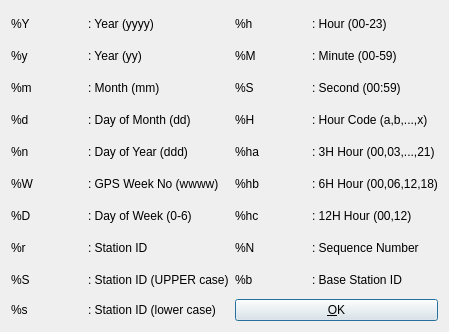
<?xml version="1.0" encoding="UTF-8"?>
<ui version="4.0">
 <class>KeyDialog</class>
 <widget class="QWidget" name="KeyDialog">
  <property name="geometry">
   <rect>
    <x>0</x>
    <y>0</y>
    <width>449</width>
    <height>332</height>
   </rect>
  </property>
  <property name="windowTitle">
   <string>Keyword Replacement in File Path</string>
  </property>
  <property name="toolTip">
   <string/>
  </property>
  <layout class="QGridLayout" name="gridLayout">
   <item row="1" column="2">
    <widget class="QLabel" name="Label9">
     <property name="toolTip">
      <string/>
     </property>
     <property name="text">
      <string>%M</string>
     </property>
    </widget>
   </item>
   <item row="1" column="3">
    <widget class="QLabel" name="Label20">
     <property name="toolTip">
      <string/>
     </property>
     <property name="text">
      <string>: Minute (00-59)</string>
     </property>
    </widget>
   </item>
   <item row="2" column="0">
    <widget class="QLabel" name="Label3">
     <property name="toolTip">
      <string/>
     </property>
     <property name="text">
      <string>%m</string>
     </property>
    </widget>
   </item>
   <item row="3" column="0">
    <widget class="QLabel" name="Label4">
     <property name="toolTip">
      <string/>
     </property>
     <property name="text">
      <string>%d</string>
     </property>
    </widget>
   </item>
   <item row="4" column="0">
    <widget class="QLabel" name="Label5">
     <property name="toolTip">
      <string/>
     </property>
     <property name="text">
      <string>%n</string>
     </property>
    </widget>
   </item>
   <item row="0" column="3">
    <widget class="QLabel" name="Label19">
     <property name="toolTip">
      <string/>
     </property>
     <property name="text">
      <string>: Hour (00-23)</string>
     </property>
    </widget>
   </item>
   <item row="4" column="1">
    <widget class="QLabel" name="Label16">
     <property name="toolTip">
      <string/>
     </property>
     <property name="text">
      <string>: Day of Year (ddd)</string>
     </property>
    </widget>
   </item>
   <item row="2" column="1">
    <widget class="QLabel" name="Label14">
     <property name="toolTip">
      <string/>
     </property>
     <property name="text">
      <string>: Month (mm)</string>
     </property>
    </widget>
   </item>
   <item row="5" column="0">
    <widget class="QLabel" name="Label6">
     <property name="toolTip">
      <string/>
     </property>
     <property name="text">
      <string>%W</string>
     </property>
    </widget>
   </item>
   <item row="5" column="1">
    <widget class="QLabel" name="Label17">
     <property name="toolTip">
      <string/>
     </property>
     <property name="text">
      <string>: GPS Week No (wwww)</string>
     </property>
    </widget>
   </item>
   <item row="0" column="1">
    <widget class="QLabel" name="Label12">
     <property name="toolTip">
      <string/>
     </property>
     <property name="text">
      <string>: Year (yyyy)</string>
     </property>
    </widget>
   </item>
   <item row="5" column="3">
    <widget class="QLabel" name="Label26">
     <property name="toolTip">
      <string/>
     </property>
     <property name="text">
      <string>: 6H Hour (00,06,12,18)</string>
     </property>
    </widget>
   </item>
   <item row="7" column="1">
    <widget class="QLabel" name="Label30">
     <property name="toolTip">
      <string/>
     </property>
     <property name="text">
      <string>: Station ID</string>
     </property>
    </widget>
   </item>
   <item row="7" column="0">
    <widget class="QLabel" name="Label29">
     <property name="toolTip">
      <string/>
     </property>
     <property name="text">
      <string>%r</string>
     </property>
    </widget>
   </item>
   <item row="8" column="1">
    <widget class="QLabel" name="Label36">
     <property name="toolTip">
      <string/>
     </property>
     <property name="text">
      <string>: Station ID (UPPER case)</string>
     </property>
    </widget>
   </item>
   <item row="8" column="0">
    <widget class="QLabel" name="Label35">
     <property name="toolTip">
      <string/>
     </property>
     <property name="text">
      <string>%S</string>
     </property>
    </widget>
   </item>
   <item row="4" column="3">
    <widget class="QLabel" name="Label24">
     <property name="toolTip">
      <string/>
     </property>
     <property name="text">
      <string>: 3H Hour (00,03,...,21)</string>
     </property>
    </widget>
   </item>
   <item row="3" column="3">
    <widget class="QLabel" name="Label22">
     <property name="toolTip">
      <string/>
     </property>
     <property name="text">
      <string>: Hour Code (a,b,...,x)</string>
     </property>
    </widget>
   </item>
   <item row="9" column="2" colspan="2">
    <widget class="QPushButton" name="btnOk">
     <property name="toolTip">
      <string/>
     </property>
     <property name="text">
      <string>&amp;OK</string>
     </property>
     <property name="autoDefault">
      <bool>true</bool>
     </property>
     <property name="default">
      <bool>true</bool>
     </property>
    </widget>
   </item>
   <item row="9" column="1">
    <widget class="QLabel" name="Label34">
     <property name="toolTip">
      <string/>
     </property>
     <property name="text">
      <string>: Station ID (lower case)</string>
     </property>
    </widget>
   </item>
   <item row="1" column="1">
    <widget class="QLabel" name="Label13">
     <property name="toolTip">
      <string/>
     </property>
     <property name="text">
      <string>: Year (yy)</string>
     </property>
    </widget>
   </item>
   <item row="8" column="2">
    <widget class="QLabel" name="Label31">
     <property name="toolTip">
      <string/>
     </property>
     <property name="text">
      <string>%b</string>
     </property>
    </widget>
   </item>
   <item row="8" column="3">
    <widget class="QLabel" name="Label32">
     <property name="toolTip">
      <string/>
     </property>
     <property name="text">
      <string>: Base Station ID</string>
     </property>
    </widget>
   </item>
   <item row="5" column="2">
    <widget class="QLabel" name="Label25">
     <property name="toolTip">
      <string/>
     </property>
     <property name="text">
      <string>%hb</string>
     </property>
    </widget>
   </item>
   <item row="3" column="2">
    <widget class="QLabel" name="Label11">
     <property name="toolTip">
      <string/>
     </property>
     <property name="text">
      <string>%H</string>
     </property>
    </widget>
   </item>
   <item row="4" column="2">
    <widget class="QLabel" name="Label23">
     <property name="toolTip">
      <string/>
     </property>
     <property name="text">
      <string>%ha</string>
     </property>
    </widget>
   </item>
   <item row="0" column="2">
    <widget class="QLabel" name="Label8">
     <property name="toolTip">
      <string/>
     </property>
     <property name="text">
      <string>%h</string>
     </property>
    </widget>
   </item>
   <item row="1" column="0">
    <widget class="QLabel" name="Label2">
     <property name="toolTip">
      <string/>
     </property>
     <property name="text">
      <string>%y</string>
     </property>
    </widget>
   </item>
   <item row="0" column="0">
    <widget class="QLabel" name="Label1">
     <property name="toolTip">
      <string/>
     </property>
     <property name="text">
      <string>%Y</string>
     </property>
    </widget>
   </item>
   <item row="6" column="2">
    <widget class="QLabel" name="Label27">
     <property name="toolTip">
      <string/>
     </property>
     <property name="text">
      <string>%hc</string>
     </property>
    </widget>
   </item>
   <item row="6" column="0">
    <widget class="QLabel" name="Label7">
     <property name="toolTip">
      <string/>
     </property>
     <property name="text">
      <string>%D</string>
     </property>
    </widget>
   </item>
   <item row="6" column="1">
    <widget class="QLabel" name="Label18">
     <property name="toolTip">
      <string/>
     </property>
     <property name="text">
      <string>: Day of Week (0-6)</string>
     </property>
    </widget>
   </item>
   <item row="9" column="0">
    <widget class="QLabel" name="Label33">
     <property name="toolTip">
      <string/>
     </property>
     <property name="text">
      <string>%s</string>
     </property>
    </widget>
   </item>
   <item row="6" column="3">
    <widget class="QLabel" name="Label28">
     <property name="toolTip">
      <string/>
     </property>
     <property name="text">
      <string>: 12H Hour (00,12)</string>
     </property>
    </widget>
   </item>
   <item row="3" column="1">
    <widget class="QLabel" name="Label15">
     <property name="toolTip">
      <string/>
     </property>
     <property name="text">
      <string>: Day of Month (dd)</string>
     </property>
    </widget>
   </item>
   <item row="2" column="2">
    <widget class="QLabel" name="Label10">
     <property name="toolTip">
      <string/>
     </property>
     <property name="text">
      <string>%S</string>
     </property>
    </widget>
   </item>
   <item row="2" column="3">
    <widget class="QLabel" name="Label21">
     <property name="toolTip">
      <string/>
     </property>
     <property name="text">
      <string>: Second (00:59)</string>
     </property>
    </widget>
   </item>
   <item row="7" column="2">
    <widget class="QLabel" name="Label37">
     <property name="toolTip">
      <string/>
     </property>
     <property name="text">
      <string>%N</string>
     </property>
    </widget>
   </item>
   <item row="7" column="3">
    <widget class="QLabel" name="Label38">
     <property name="toolTip">
      <string/>
     </property>
     <property name="text">
      <string>: Sequence Number</string>
     </property>
    </widget>
   </item>
  </layout>
 </widget>
 <resources/>
 <connections/>
</ui>
